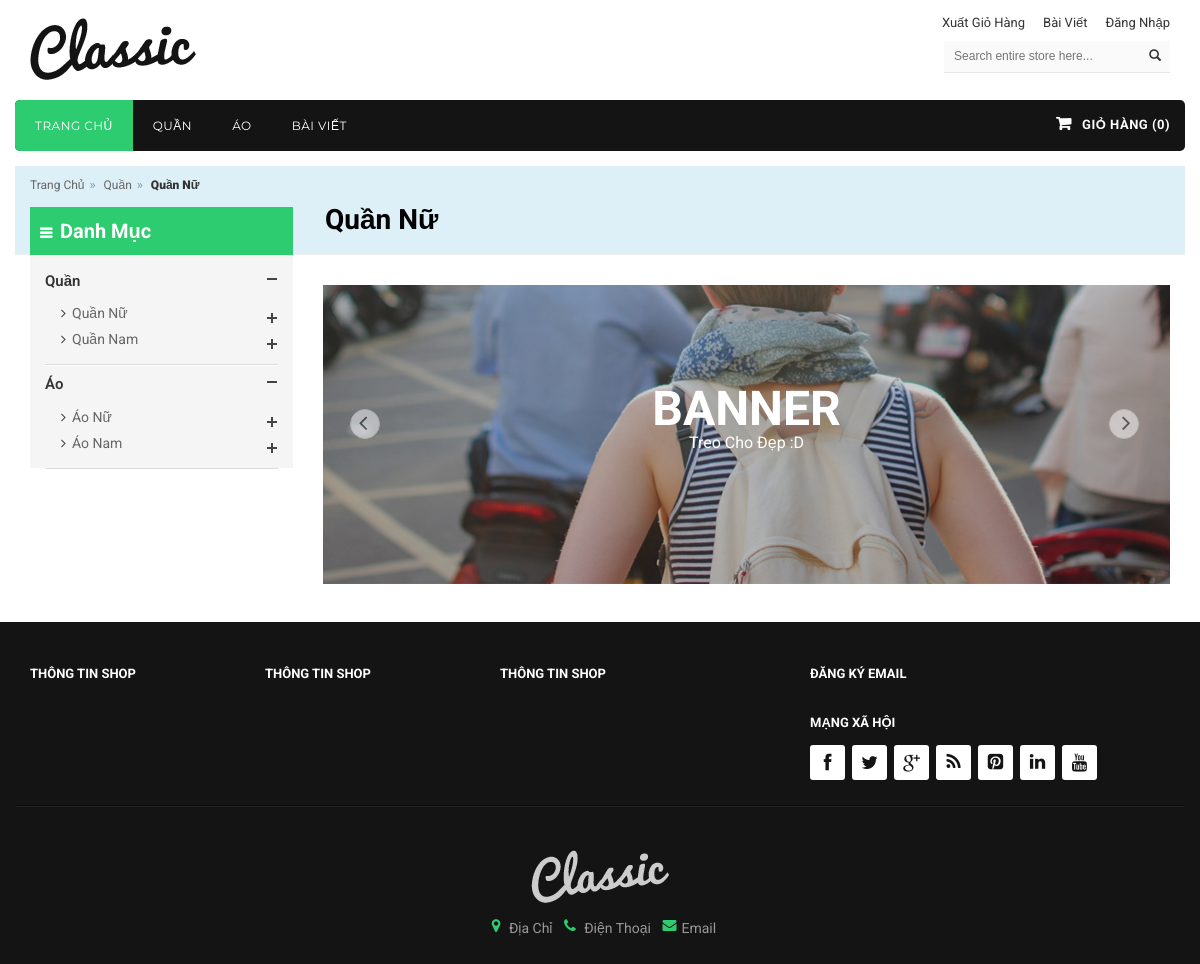
The page /index.php?c=product&id=34 on the database its author committed.
### tables this page shows
CREATE TABLE IF NOT EXISTS `catalog` (
  `id` int(11) NOT NULL,
  `name` varchar(128) NOT NULL,
  `parent_id` int(11) NOT NULL DEFAULT '0',
  `level` int(11) NOT NULL DEFAULT '0'
);

### includes/common.php (called while the page is built, shortened)
<?php
require ROOT . DS . 'includes' . DS .'db.php';
function model($model) {
    static $models = array();
    $model = strtolower($model);
    if (!isset($models[$model])) {
        $models[$model] = new $model_name();
    }
    return $models[$model];
}
function render($file, $data) {
    extract($data);
    include ROOT . DS . 'views' . DS . $file;
}

### controllers/product.php (called while the page is built, shortened)
<?php
function product_index() {
    $data = array();
    $data['template_file'] = 'product/product.php';
    $data['title']='Sản Phẩm';
    if(isset($_GET['id'])){
    	$id=$_GET['id'];
    	$subquery='(SELECT id FROM catalog WHERE parent_id='.$id.')';
        $page=isset($_GET['page']) ? $_GET['page'] : 1;
        $config = array(
            'current_page'  => $page,
            'total_record'  => count(model('product')->get_product('WHERE catalog_id='.$id.' OR catalog_id in '.$subquery.' ORDER BY created DESC')),
            'limit'         => 9,
            'link_full'     => 'index.php?c=product&id='.$id.'&page={page}',
            'link_first'    => 'index.php?c=product&id='.$id,
        );
        $paging = new Pagination();
        $paging->init($config);
        $data['page']= $paging->html();
        $data['data']=model('product')->paginate($page,9,'WHERE catalog_id='.$id.' OR catalog_id in '.$subquery.' ORDER BY created DESC');
    	$catalog=model('catalog')->catalog('WHERE id='.$id);
    	$data['catalog']=$catalog;
    	$data['title']=$catalog[0]['name'];
    }
    render('layout_home.php', $data);
}

### index.php (called while the page is built, shortened)
<?php
require ROOT . DS . 'includes' . DS . 'common.php';
$controller = empty($_GET['c']) ? 'index' : strtolower($_GET['c']);
$method = empty($_GET['m']) ? 'index' : strtolower($_GET['m']);
$c_file = ROOT . DS . 'controllers' . DS . $controller . '.php';
$m_func = $controller . '_' . $method;
if (is_readable($c_file)) {
    if(function_exists($m_func))
    	call_user_func($m_func);
    else call_user_func($controller . '_' . 'index');
} else {
	$data = array();
    $data['template_file'] = 'index/404error.php';
    $data['title']='Trang chủ';
	render('layout_home.php', $data);
    die();
}

### models/catalog.php (called while the page is built, shortened)
<?php
class Catalog extends Model {
    public $table = 'catalog';
    function catalog($where='') {
	    $sql = "SELECT id,name,parent_id,(SELECT name FROM `{$this->table}` WHERE id=t.`parent_id` ) as name_parent FROM `{$this->table}` t ".$where;
	    return db_get_all($sql);
	}
}

### includes/db.php (called while the page is built, shortened)
<?php
function db_get_all($sql) {
    $result = mysql_query($sql);
    $data = array();
    if ($result) {
        while ($row = mysql_fetch_assoc($result)) {
            $data[] = $row;
        }
    }
    return $data;
}

### views/layout_home.php (the view, shortened to what this page needs)
<!DOCTYPE html>
<html lang="en">
<head>
<link rel="stylesheet" type="text/css" href="./styles/css/bootstrap.min.css">
<link rel="stylesheet" type="text/css" href="./styles/css/font-awesome.css" media="all">
<link rel="stylesheet" type="text/css" href="./styles/css/animate.css" media="all">
<link rel="stylesheet" type="text/css" href="./styles/css/revslider.css" >
<link rel="stylesheet" type="text/css" href="./styles/css/owl.carousel.css">
<link rel="stylesheet" type="text/css" href="./styles/css/owl.theme.css">
<link rel="stylesheet" type="text/css" href="./styles/css/jquery.mobile-menu.css">
<link rel="stylesheet" type="text/css" href="./styles/css/style.css" media="all">
<link rel="stylesheet" type="text/css" href="./styles/css/blogmate.css">
<link rel="stylesheet" type="text/css" href="./styles/css/flexslider.css">
</head>
<body class="cms-index-index cms-home-page">
<div id="page">
  <header>
    <div class="header-container">
      <div class="container">
        <div class="row">
          <div class="col-sm-3 col-xs-12">
            <div class="logo"><a title="Blog Thực Tập" href="index.php"><img alt="Blog Thực Tập" src="./images/logo.png"></a></div>
          </div>
          <div class="col-lg-9 col-xs-12 right_menu">
            <div class="toplinks">
              <div class="links">
                <div><a title="Checkout" href="index.php?c=cart"><span class="hidden-xs">Xuất Giỏ Hàng</span></a></div>
                <div><a title="Blog" href="index.php?c=blog"><span class="hidden-xs">Bài Viết</span></a></div>
                <?php if(empty($_SESSION['name'])){ ?>
                  <div class="login"><a href="index.php?c=login"><span class="hidden-xs">Đăng Nhập</span></a></div>
                <?php } ?>
              </div>
            </div>
            <div class="search-box pull-right">
              <form action="http://htmldemo.magikcommerce.com/ecommerce/classic-html-template/version_3/cat" method="POST" id="search_mini_form" name="Categories">
                <input type="text" placeholder="Search entire store here..." maxlength="70" name="search" id="search">
                <button type="button" class="search-btn-bg"><span class="glyphicon glyphicon-search"></span>&nbsp;</button>
              </form>
            </div>
          </div>
        </div>
      </div>
    </div>
  </header>
  <nav>
    <div class="container">
      <div class="row">
        <div class="nav-inner col-lg-12">
          <ul id="nav" class="hidden-xs">
            <li class="level0 parent drop-menu active"><a href="index.php"><span>Trang chủ</span></a></li>
            <?php $menu=model('catalog')->catalog('WHERE parent_id=0');
                  foreach ($menu as $key => $value):
            ?>
              <li class="mega-menu"><a href="index.php?c=product&id=<?php echo $value['id']; ?>" class="level-top"><span><?php echo $value['name']; ?></span></a>
                          <?php
                                $menu=model('catalog')->catalog('WHERE parent_id='.$value['id']);
                          ?>
              </li>
            <?php endforeach ?>
            <li class="mega-menu"><a href="index.php?c=blog" class="level-top"><span>Bài Viết</span></a>
            </li>
          </ul>
          <div class="menu_top">
            <div class="top-cart-contain pull-right">
              <div class="mini-cart">
                <div data-toggle="dropdown" data-hover="dropdown" class="basket dropdown-toggle">
                  <a href="#">
                    <span class="hidden-xs">Giỏ Hàng (<?php echo empty($_SESSION['total_qty'])?0:$_SESSION['total_qty'] ?>)
                    </span>
                  </a>
                </div>
              </div>
            </div>
          </div>
        </div>
      </div>
    </div>
  </nav>
  <div id='ajax_table'>
    <?php include ROOT . DS . 'views' . DS . $template_file; ?>
  </div>
</div>
  <footer>
    <section class="footer-navbar">
      <div class="footer-inner">
        <div class="container">
          <div class="row">
            <div class="col-sm-12 col-xs-12 col-lg-8">
              <div class="footer-column pull-left collapsed-block">
                <h4>Thông Tin Shop<a class="expander visible-xs" href="#TabBlock-1">+</a></h4>
              </div>
              <div class="footer-column pull-left collapsed-block">
                <h4>Thông Tin Shop<a class="expander visible-xs" href="#TabBlock-2">+</a></h4>
              </div>
              <div class="footer-column pull-left collapsed-block">
                <h4>Thông  Tin Shop<a class="expander visible-xs" href="#TabBlock-3">+</a></h4>
              </div>
            </div>
            <div class="col-xs-12 col-lg-4">
              <div class="footer-column-last">
                <div class="newsletter-wrap collapsed-block">
                  <h4>Đăng Ký Email<a class="expander visible-xs" href="#TabBlock-4">+</a></h4>
                </div>
                <div class="social">
                  <h4>Mạng Xã Hội</h4>
                  <ul class="link">
                    <li class="fb pull-left"><a href="#"></a></li>
                    <li class="tw pull-left"><a href="#"></a></li>
                    <li class="googleplus pull-left"><a href="#"></a></li>
                    <li class="rss pull-left"><a href="#"></a></li>
                    <li class="pintrest pull-left"><a href="#"></a></li>
                    <li class="linkedin pull-left"><a href="#"></a></li>
                    <li class="youtube pull-left"><a href="#"></a></li>
                  </ul>
                </div>
              </div>
            </div>
          </div>
        </div>
      </div>
      <div class="footer-middle">
        <div class="container">
          <div class="row">
            <div style="text-align:center"><a href="index.html"><img src="./images/footer-logo.png" alt="footer-logo"></a></div>
            <address>
            <i class="icon-location-arrow"></i> Địa Chỉ <i class="icon-mobile-phone"></i><span> Điện Thoại</span> <i class="icon-envelope"></i><a href="mailto:minhtri.ltv@gmail.com">Email</a>
            </address>
          </div>
        </div>
      </div>
    </section>
  </footer>
</body>
</html>

### views/product/product.php (shortened to what this page needs)
<div class="breadcrumbs bounceInUp animated">
  <div class="container">
    <div class="row">
      <div class="col-xs-12">
        <ul>
          <li class="home"> <a title="Đến Trang Chủ" href="index.php">Trang Chủ</a><span>» </span></li>
          <?php if (isset($catalog)): ?>
            <?php if ($catalog[0]['parent_id']!=0): ?>
              <li class=""> <a title="Đến trang <?php echo $catalog[0]['name_parent']; ?>" href="index.php?c=product&id=<?php echo $catalog[0]['parent_id']; ?>"><?php echo $catalog[0]['name_parent']; ?></a><span>» </span></li>
            <?php endif ?>
            <li class="category13"><strong><?php echo $catalog[0]['name']; ?></strong></li>
          <?php else: ?>
            <li class="category13"><strong>Sản Phẩm</strong></li>
          <?php endif ?>
        </ul>
      </div>
    </div>
  </div>
</div>
<section class="main-container col2-left-layout bounceInUp animated">
<div class="page-header">
  <div class="container">
    <div class="row">
      <div class="col-xs-12">
        <h2><?php echo $catalog[0]['name']; ?></h2>
      </div>
    </div>
  </div>
</div>
<div class="container">
  <div class="row">
    <div class="col-main col-sm-9 col-sm-push-3">
      <article class="col-main">
        <div class="category-description std">
          <div class="slider-items-products">
            <div id="category-desc-slider" class="product-flexslider hidden-buttons">
              <div class="slider-items slider-width-col1 owl-carousel owl-theme">
                  <div class="item"> <a href="#x"><img alt="" src="images/women_banner.png"></a>
                    <div class="cat-img-title cat-bg cat-box">
                      <h2 class="cat-heading"><strong>BANNER</strong><br></h2>
                        <p>Treo Cho Đẹp :D</p>
                    </div>
                  </div>
              </div>
            </div>
          </div>
        </div>
        <div class="category-products">
        </div>
        </article>
      </div>
      <div class="col-left sidebar col-sm-3 col-xs-12 col-sm-pull-9">
        <aside class="col-left sidebar">
        <div class="side-nav-categories">
            <div class="block-title"> Danh Mục </div>
            <div class="box-content box-category">
              <ul>
                <?php $menu=model('catalog')->catalog('WHERE parent_id=0');
                      foreach ($menu as $key => $value):
                ?>
                  <li> <a class="active" href="index.php?c=product&id=<?php echo $value['id']; ?>"><?php echo $value['name']; ?></a> <span class="subDropdown minus"></span>
                    <ul class="level0_415" style="display:block">
                      <?php $menu=model('catalog')->catalog('WHERE parent_id='.$value['id']);
                        foreach ($menu as $key => $value):
                      ?>
                      <li> <a href="index.php?c=product&id=<?php echo $value['id']; ?>"><?php echo $value['name']; ?></a> <span class="subDropdown plus"></span>
                      </li>
                      <?php endforeach ?>
                    </ul>
                  </li>
                <?php endforeach ?>
              </ul>
            </div>
          </div>
        </aside>
      </div>
    </div>
  </div>
</section>

### styles/css/blogmate.css (style rules this page uses)
.clearfix:before, .row:after { content: '\0020'; display: block; overflow: hidden; visibility: hidden; width: 0; height: 0; }
input[type="text"], input[type="password"], input[type="email"], textarea, select { border: none; outline: none; color: #777; margin: 0; margin: 6px 10px 6px 0px; background: #fff; border: 1px #ddd solid; width: auto; }

### rows shown on the page
catalog: name "QUẦN", name "Quần"
catalog: name "ÁO", name "Áo"
catalog: name "Quần Nữ"
catalog: name "Quần Nam"
catalog: name "Áo Nữ"
catalog: name "Áo Nam"

### other values the page prints
$catalog[0]['name_parent'] "Quần"
